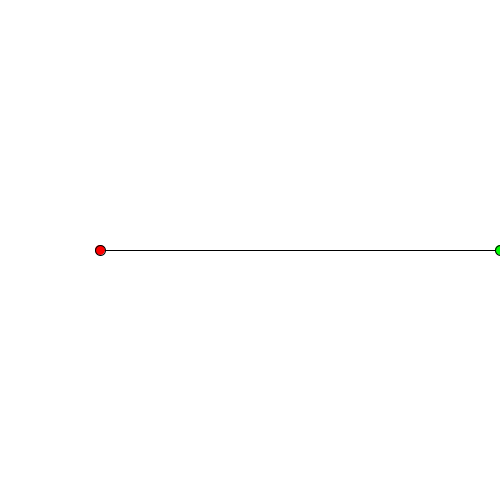
Frame 1 (no input)
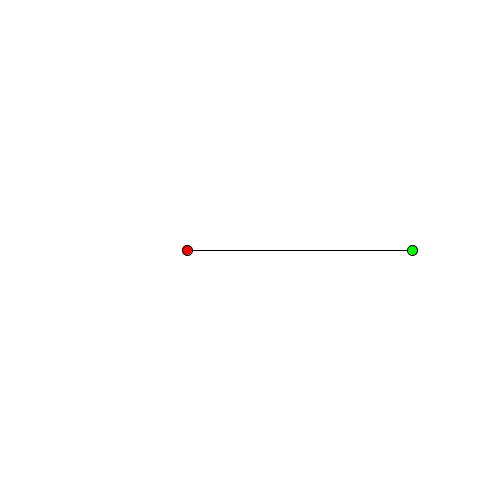
Frame 60 (the mouse pressed at the canvas centre just before this capture)
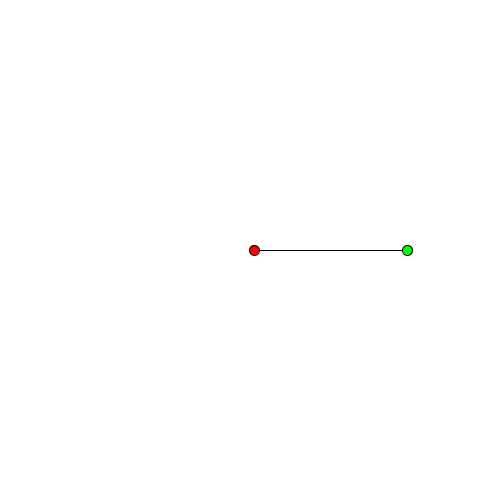
Frame 120 (the mouse held since frame 60 and released just before this capture)

The Processing sketch that drew these frames (run headless with seeded random() and noise(); from frame 60 on, the mouse is pressed at the canvas centre):

// Processing sketch: spring1
// ── spring1.pde
PVector [] p=new PVector[3];
void setup(){
  size(500,500);
  p[0] = new PVector(100,250);
  p[1] = new PVector(500,250);
 
}
void draw(){
  background(255);
  line(p[0].x,p[0].y,p[1].x,p[1].y);
  for(int i=0;i<2;i++){
    if(i==0) fill(255,0,0);
    else if(i==1) fill(0,255,0);
    ellipse(p[i].x,p[i].y,10,10);
  }
  
  updateSpring();
}

void updateSpring(){
  float len = PVector.dist(p[0], p[1]);
  PVector v1 = PVector.sub(p[0], p[1]);
  v1.normalize();
  v1.mult((len-150)/100);
  p[1].add(v1);
  p[0].sub(v1);
  print(len,"\n");
}

void mousePressed(){
  p[0].x=mouseX;
  p[0].y=mouseY;
}
